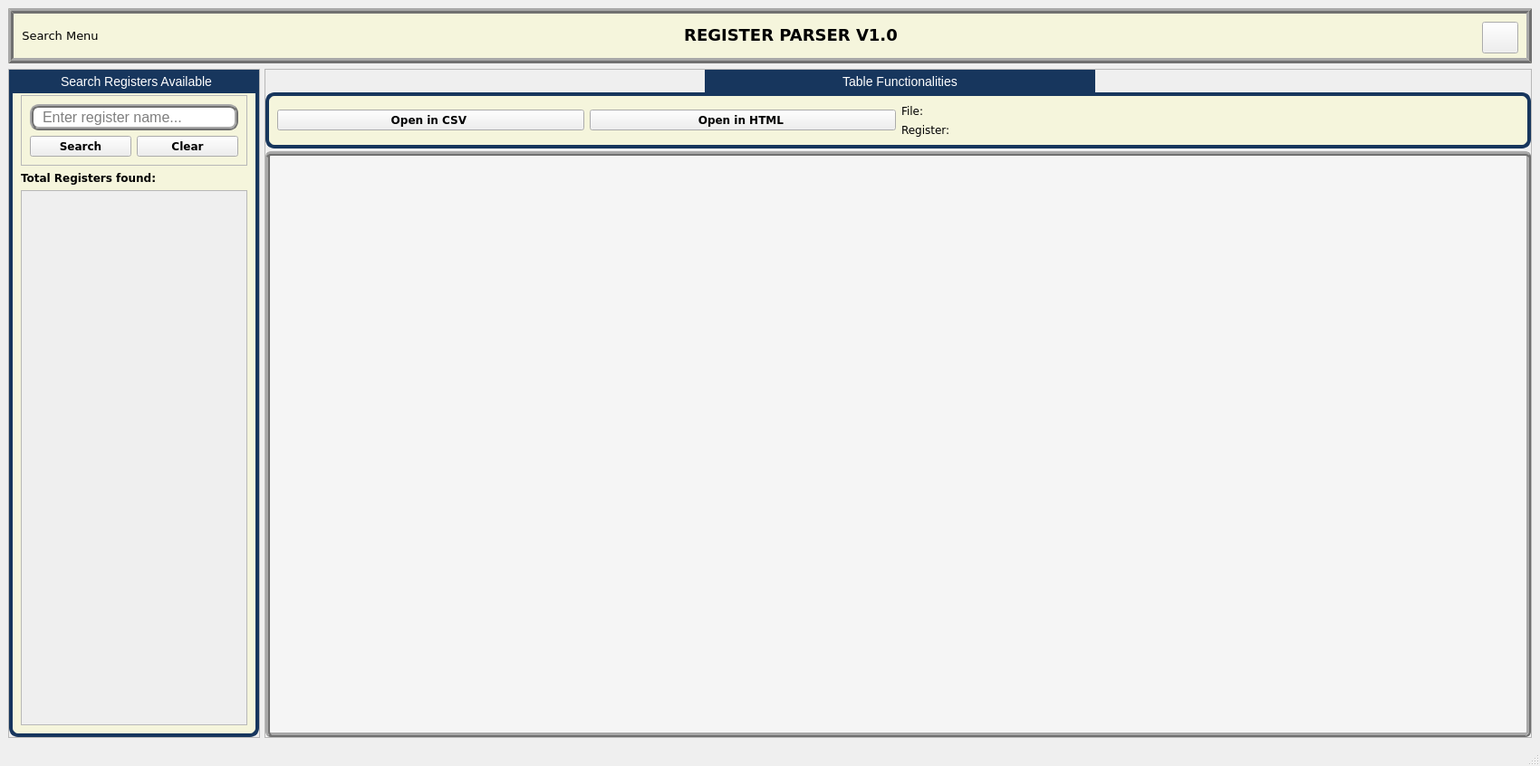
<?xml version="1.0" encoding="UTF-8"?>
<ui version="4.0">
 <class>MainWindow</class>
 <widget class="QMainWindow" name="MainWindow">
  <property name="geometry">
   <rect>
    <x>0</x>
    <y>0</y>
    <width>1700</width>
    <height>846</height>
   </rect>
  </property>
  <property name="windowTitle">
   <string>MainWindow</string>
  </property>
  <property name="styleSheet">
   <string notr="true"/>
  </property>
  <widget class="QWidget" name="centralwidget">
   <layout class="QVBoxLayout" name="verticalLayout_7">
    <item>
     <layout class="QVBoxLayout" name="verticalLayout_6">
      <item>
       <widget class="QFrame" name="title_frame">
        <property name="minimumSize">
         <size>
          <width>0</width>
          <height>40</height>
         </size>
        </property>
        <property name="maximumSize">
         <size>
          <width>16777215</width>
          <height>61</height>
         </size>
        </property>
        <property name="styleSheet">
         <string notr="true">QFrame {
    border: 6px ridge #707070; /* Thick ridge border */
    background-color: #F5F5DC; /* Darker beige background */
}

QLabel {
    border: 0px;
}
</string>
        </property>
        <property name="frameShape">
         <enum>QFrame::StyledPanel</enum>
        </property>
        <property name="frameShadow">
         <enum>QFrame::Raised</enum>
        </property>
        <layout class="QHBoxLayout" name="horizontalLayout_6">
         <item>
          <widget class="QPushButton" name="menu_button">
           <property name="minimumSize">
            <size>
             <width>0</width>
             <height>0</height>
            </size>
           </property>
           <property name="maximumSize">
            <size>
             <width>130</width>
             <height>16777215</height>
            </size>
           </property>
           <property name="font">
            <font>
             <family>Verdana</family>
             <pointsize>10</pointsize>
            </font>
           </property>
           <property name="styleSheet">
            <string notr="true">#menu_button {
    border: none;           /* No border */
    padding: 0;             /* No padding */
    background-color: transparent; /* Transparent background */
}

#menu_button:hover {
    background-color: rgba(0, 0, 0, 0.1); /* Change background color on hover */
}

#menu_button:pressed {
    background-color: rgba(0, 0, 0, 0.2); /* Change background color when pressed */
}

</string>
           </property>
           <property name="text">
            <string>Search Menu</string>
           </property>
           <property name="icon">
            <iconset resource="GUI_Logos/images.qrc">
             <normaloff>:/logos/menu_icon.png</normaloff>:/logos/menu_icon.png</iconset>
           </property>
           <property name="iconSize">
            <size>
             <width>20</width>
             <height>30</height>
            </size>
           </property>
          </widget>
         </item>
         <item>
          <spacer name="horizontalSpacer">
           <property name="orientation">
            <enum>Qt::Horizontal</enum>
           </property>
           <property name="sizeType">
            <enum>QSizePolicy::Expanding</enum>
           </property>
           <property name="sizeHint" stdset="0">
            <size>
             <width>70</width>
             <height>20</height>
            </size>
           </property>
          </spacer>
         </item>
         <item>
          <widget class="QPushButton" name="pushButton_6">
           <property name="styleSheet">
            <string notr="true">QPushButton {
    background-color: transparent; /* Transparent background */
    border: none; /* No border */
    padding: 0; /* No padding */
    font-family: Verdana;
    font: bold 18px; /* Set font weight to bold */
}</string>
           </property>
           <property name="text">
            <string>REGISTER PARSER V1.0</string>
           </property>
           <property name="icon">
            <iconset>
             <normaloff>icons_from_internet/register_icon.png</normaloff>icons_from_internet/register_icon.png</iconset>
           </property>
           <property name="iconSize">
            <size>
             <width>50</width>
             <height>35</height>
            </size>
           </property>
          </widget>
         </item>
         <item>
          <spacer name="horizontalSpacer_2">
           <property name="orientation">
            <enum>Qt::Horizontal</enum>
           </property>
           <property name="sizeHint" stdset="0">
            <size>
             <width>300</width>
             <height>20</height>
            </size>
           </property>
          </spacer>
         </item>
         <item>
          <widget class="QPushButton" name="open_file_parser_button">
           <property name="minimumSize">
            <size>
             <width>0</width>
             <height>35</height>
            </size>
           </property>
           <property name="text">
            <string/>
           </property>
           <property name="icon">
            <iconset resource="GUI_Logos/images.qrc">
             <normaloff>:/logos/write_icon.png</normaloff>:/logos/write_icon.png</iconset>
           </property>
           <property name="iconSize">
            <size>
             <width>30</width>
             <height>30</height>
            </size>
           </property>
          </widget>
         </item>
        </layout>
       </widget>
      </item>
      <item>
       <layout class="QVBoxLayout" name="verticalLayout_5" stretch="0">
        <item>
         <layout class="QHBoxLayout" name="horizontalLayout_3">
          <property name="spacing">
           <number>5</number>
          </property>
          <property name="sizeConstraint">
           <enum>QLayout::SetDefaultConstraint</enum>
          </property>
          <item>
           <widget class="QFrame" name="search_registers_available_frame">
            <property name="sizePolicy">
             <sizepolicy hsizetype="Expanding" vsizetype="Expanding">
              <horstretch>0</horstretch>
              <verstretch>0</verstretch>
             </sizepolicy>
            </property>
            <property name="maximumSize">
             <size>
              <width>278</width>
              <height>16777215</height>
             </size>
            </property>
            <property name="styleSheet">
             <string notr="true"/>
            </property>
            <property name="frameShape">
             <enum>QFrame::StyledPanel</enum>
            </property>
            <property name="frameShadow">
             <enum>QFrame::Raised</enum>
            </property>
            <layout class="QVBoxLayout" name="verticalLayout">
             <property name="spacing">
              <number>0</number>
             </property>
             <property name="leftMargin">
              <number>0</number>
             </property>
             <property name="topMargin">
              <number>0</number>
             </property>
             <property name="rightMargin">
              <number>0</number>
             </property>
             <property name="bottomMargin">
              <number>0</number>
             </property>
             <item>
              <widget class="QGroupBox" name="groupBox">
               <property name="minimumSize">
                <size>
                 <width>0</width>
                 <height>0</height>
                </size>
               </property>
               <property name="maximumSize">
                <size>
                 <width>16777215</width>
                 <height>16777215</height>
                </size>
               </property>
               <property name="styleSheet">
                <string notr="true">QGroupBox {
    border: 4px solid gray;
    border-color: #FF17365D;
    margin-top: 15px;
    font-size: 14px;
    border-bottom-left-radius: 15px;
    border-bottom-right-radius: 15px;
	border-radius: 10px; /* Rounded corners */
	background-color: #F5F5DC; /* Darker beige background */
}

QGroupBox::title {
    subcontrol-origin: margin;
    subcontrol-position: top center;
    border-top-left-radius: 15px;
    border-top-right-radius: 15px;
    padding: 5px 150px;
    background-color: #FF17365D;
    color: rgb(255, 255, 255);
}

</string>
               </property>
               <property name="title">
                <string>Search Registers Available</string>
               </property>
               <layout class="QVBoxLayout" name="verticalLayout_4">
                <item>
                 <widget class="QFrame" name="frame_4">
                  <property name="frameShape">
                   <enum>QFrame::StyledPanel</enum>
                  </property>
                  <property name="frameShadow">
                   <enum>QFrame::Raised</enum>
                  </property>
                  <layout class="QHBoxLayout" name="horizontalLayout_7">
                   <item>
                    <layout class="QVBoxLayout" name="verticalLayout_3">
                     <item>
                      <widget class="QLineEdit" name="search_register_line_edit">
                       <property name="styleSheet">
                        <string notr="true">QLineEdit {
    background-color: white; /* Beige background */
    border: 4px ridge #707070; /* Thick ridge border */
    border-radius: 10px; /* Rounded corners */
    padding: 0 8px; /* Padding */
    font-size: 16px; /* Font size */
}

QLineEdit:focus {
    background-color: rgb(192, 192, 255); /* Light blue background on focus */
}

QLineEdit::selection {
    background-color: darkgray; /* Selection background color */
}
</string>
                       </property>
                       <property name="placeholderText">
                        <string>Enter register name...</string>
                       </property>
                       <property name="clearButtonEnabled">
                        <bool>true</bool>
                       </property>
                      </widget>
                     </item>
                     <item>
                      <layout class="QHBoxLayout" name="horizontalLayout_5">
                       <item>
                        <widget class="QPushButton" name="search_registers_button">
                         <property name="font">
                          <font>
                           <family>Verdana</family>
                           <weight>75</weight>
                           <bold>true</bold>
                          </font>
                         </property>
                         <property name="styleSheet">
                          <string notr="true"/>
                         </property>
                         <property name="text">
                          <string>Search</string>
                         </property>
                         <property name="icon">
                          <iconset resource="GUI_Logos/images.qrc">
                           <normaloff>:/logos/search_icon.png</normaloff>:/logos/search_icon.png</iconset>
                         </property>
                         <property name="iconSize">
                          <size>
                           <width>20</width>
                           <height>20</height>
                          </size>
                         </property>
                        </widget>
                       </item>
                       <item>
                        <widget class="QPushButton" name="clearButton">
                         <property name="font">
                          <font>
                           <family>Verdana</family>
                           <weight>75</weight>
                           <bold>true</bold>
                          </font>
                         </property>
                         <property name="styleSheet">
                          <string notr="true"/>
                         </property>
                         <property name="text">
                          <string>Clear</string>
                         </property>
                         <property name="icon">
                          <iconset resource="GUI_Logos/images.qrc">
                           <normaloff>:/logos/clear.png</normaloff>:/logos/clear.png</iconset>
                         </property>
                         <property name="iconSize">
                          <size>
                           <width>20</width>
                           <height>20</height>
                          </size>
                         </property>
                        </widget>
                       </item>
                      </layout>
                     </item>
                    </layout>
                   </item>
                  </layout>
                 </widget>
                </item>
                <item>
                 <widget class="QLabel" name="registers_found_label">
                  <property name="font">
                   <font>
                    <family>Verdana</family>
                    <weight>75</weight>
                    <bold>true</bold>
                   </font>
                  </property>
                  <property name="text">
                   <string>Total Registers found: </string>
                  </property>
                 </widget>
                </item>
                <item>
                 <widget class="QScrollArea" name="search_registers_scroll_area">
                  <property name="styleSheet">
                   <string notr="true">QPushButton {
    background-color: beige; /* Beige background */
    border: 4px ridge #707070; /* Thick ridge border */
    border-radius: 5px; /* Rounded corners */
    color: #333333; /* Dark text color */
    font: bold 12px; /* Bold 12px font */
    font-family: Verdana;
    text-align: left; /* Center text */
}

QPushButton:hover {
    background-color: #ddccaa; /* Lighter beige background on hover */
}

QPushButton:pressed {
    background-color: #0000000; /* Darker grey background when pressed */
    border-style: inset; /* Inset border when pressed */
}
</string>
                  </property>
                  <property name="sizeAdjustPolicy">
                   <enum>QAbstractScrollArea::AdjustToContentsOnFirstShow</enum>
                  </property>
                  <property name="widgetResizable">
                   <bool>true</bool>
                  </property>
                  <property name="alignment">
                   <set>Qt::AlignLeading|Qt::AlignLeft|Qt::AlignVCenter</set>
                  </property>
                  <widget class="QWidget" name="scrollAreaWidgetContents">
                   <property name="geometry">
                    <rect>
                     <x>0</x>
                     <y>0</y>
                     <width>248</width>
                     <height>557</height>
                    </rect>
                   </property>
                   <layout class="QVBoxLayout" name="verticalLayout_2">
                    <item>
                     <layout class="QVBoxLayout" name="search_registers_vertical_layout">
                      <property name="spacing">
                       <number>0</number>
                      </property>
                      <property name="sizeConstraint">
                       <enum>QLayout::SetNoConstraint</enum>
                      </property>
                      <property name="leftMargin">
                       <number>0</number>
                      </property>
                      <property name="rightMargin">
                       <number>0</number>
                      </property>
                     </layout>
                    </item>
                   </layout>
                  </widget>
                 </widget>
                </item>
               </layout>
              </widget>
             </item>
            </layout>
           </widget>
          </item>
          <item>
           <widget class="QFrame" name="register_data_frame">
            <property name="styleSheet">
             <string notr="true"/>
            </property>
            <property name="frameShape">
             <enum>QFrame::StyledPanel</enum>
            </property>
            <property name="frameShadow">
             <enum>QFrame::Raised</enum>
            </property>
            <layout class="QVBoxLayout" name="verticalLayout_9">
             <property name="spacing">
              <number>3</number>
             </property>
             <property name="leftMargin">
              <number>0</number>
             </property>
             <property name="topMargin">
              <number>0</number>
             </property>
             <property name="rightMargin">
              <number>0</number>
             </property>
             <property name="bottomMargin">
              <number>0</number>
             </property>
             <item>
              <widget class="QGroupBox" name="table_functionalities_groupbox">
               <property name="minimumSize">
                <size>
                 <width>0</width>
                 <height>40</height>
                </size>
               </property>
               <property name="styleSheet">
                <string notr="true">QGroupBox {
    border: 4px solid gray;
    border-color: #FF17365D;
    margin-top: 25px;
    font-size: 14px;
    border-bottom-left-radius: 15px;
    border-bottom-right-radius: 15px;
	border-radius: 10px; /* Rounded corners */
	background-color: #F5F5DC; /* Darker beige background */
}

QGroupBox::title {
    subcontrol-origin: margin;
    subcontrol-position: top center;
    padding: 5px 150px;
    background-color: #FF17365D;
    color: rgb(255, 255, 255);
}

</string>
               </property>
               <property name="title">
                <string>Table Functionalities</string>
               </property>
               <layout class="QVBoxLayout" name="verticalLayout_10">
                <item>
                 <layout class="QHBoxLayout" name="horizontalLayout_2">
                  <item>
                   <layout class="QHBoxLayout" name="horizontalLayout">
                    <item>
                     <widget class="QPushButton" name="output_to_csv_button">
                      <property name="font">
                       <font>
                        <family>Verdana</family>
                        <weight>75</weight>
                        <bold>true</bold>
                       </font>
                      </property>
                      <property name="styleSheet">
                       <string notr="true">text-font:Verdana;</string>
                      </property>
                      <property name="text">
                       <string>Open in CSV </string>
                      </property>
                      <property name="icon">
                       <iconset resource="GUI_Logos/images.qrc">
                        <normaloff>:/logos/csv_icon.png</normaloff>:/logos/csv_icon.png</iconset>
                      </property>
                      <property name="iconSize">
                       <size>
                        <width>30</width>
                        <height>30</height>
                       </size>
                      </property>
                     </widget>
                    </item>
                    <item>
                     <widget class="QPushButton" name="output_to_html_button">
                      <property name="font">
                       <font>
                        <family>Verdana</family>
                        <weight>75</weight>
                        <bold>true</bold>
                       </font>
                      </property>
                      <property name="styleSheet">
                       <string notr="true"/>
                      </property>
                      <property name="text">
                       <string>Open in HTML </string>
                      </property>
                      <property name="icon">
                       <iconset resource="GUI_Logos/images.qrc">
                        <normaloff>:/logos/html_icon.png</normaloff>:/logos/html_icon.png</iconset>
                      </property>
                      <property name="iconSize">
                       <size>
                        <width>30</width>
                        <height>30</height>
                       </size>
                      </property>
                     </widget>
                    </item>
                   </layout>
                  </item>
                  <item>
                   <layout class="QVBoxLayout" name="verticalLayout_8">
                    <item>
                     <widget class="QLabel" name="loaded_file_label">
                      <property name="font">
                       <font>
                        <family>Verdana</family>
                       </font>
                      </property>
                      <property name="text">
                       <string>File: </string>
                      </property>
                     </widget>
                    </item>
                    <item>
                     <widget class="QLabel" name="loaded_register_label">
                      <property name="font">
                       <font>
                        <family>Verdana</family>
                       </font>
                      </property>
                      <property name="text">
                       <string>Register: </string>
                      </property>
                     </widget>
                    </item>
                   </layout>
                  </item>
                 </layout>
                </item>
               </layout>
              </widget>
             </item>
             <item>
              <widget class="QTableView" name="register_tableview">
               <property name="sizePolicy">
                <sizepolicy hsizetype="Expanding" vsizetype="Expanding">
                 <horstretch>0</horstretch>
                 <verstretch>0</verstretch>
                </sizepolicy>
               </property>
               <property name="acceptDrops">
                <bool>false</bool>
               </property>
               <property name="autoFillBackground">
                <bool>true</bool>
               </property>
               <property name="styleSheet">
                <string notr="true">QTableView {
    border: 5px solid #707070;
    border-style: ridge;
    gridline-color: #E0E0E0;
    background-color: #F5F5F5;
    border-radius: 6px; /* Rounded border */
}

QTableView::item {
    padding: 5px;
    border-bottom: 2px solid #E0E0E0; /* Increased thickness of bottom border */
    border-right: 2px solid #E0E0E0; /* Increased thickness of right border */
    background-color: #FFFFFF;
    color: #000000;
}

QTableView::item:selected {
    background-color: #ADD8E6;
    color: #000000;
}

QHeaderView::section {
    background-color: beige; /* Beige background color */
    color: black; /* Text color */
    padding: 4px;
    border: 2px solid #6c6c6c;
    font-family: Verdana; /* Verdana font */
    font-weight: bold; /* Bold text */
}

QHeaderView::section:checked {
    color: black;
    background-color: white;
}

QHeaderView::down-arrow {
    icon-color: white;
}

QHeaderView::up-arrow {
    icon-color: white;
}
</string>
               </property>
               <property name="dragEnabled">
                <bool>false</bool>
               </property>
               <property name="dragDropMode">
                <enum>QAbstractItemView::NoDragDrop</enum>
               </property>
               <property name="alternatingRowColors">
                <bool>false</bool>
               </property>
               <property name="verticalScrollMode">
                <enum>QAbstractItemView::ScrollPerPixel</enum>
               </property>
               <property name="horizontalScrollMode">
                <enum>QAbstractItemView::ScrollPerPixel</enum>
               </property>
              </widget>
             </item>
            </layout>
           </widget>
          </item>
         </layout>
        </item>
       </layout>
      </item>
     </layout>
    </item>
   </layout>
  </widget>
  <widget class="QMenuBar" name="menubar">
   <property name="geometry">
    <rect>
     <x>0</x>
     <y>0</y>
     <width>1700</width>
     <height>21</height>
    </rect>
   </property>
  </widget>
  <widget class="QStatusBar" name="statusbar"/>
 </widget>
 <resources>
  <include location="GUI_Logos/images.qrc"/>
 </resources>
 <connections/>
</ui>
